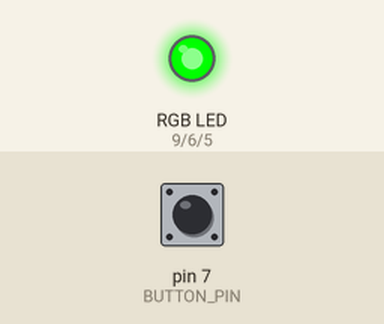
The sketch below on a simulated Arduino Uno, built with avr-gcc and run on an emulated ATmega328P. On the bench: an RGB LED mixed from three pins (HIGH = lit). The test bench sets the inputs (shaded band); at power-on: pin 7 (BUTTON_PIN) LOW.

Above: at 1.2 s.
1.3 s: pin 7 (BUTTON_PIN) pulled HIGH for 0.15 s
At 1.9 s:
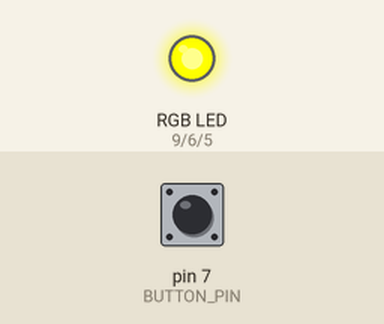
At 4.2 s:
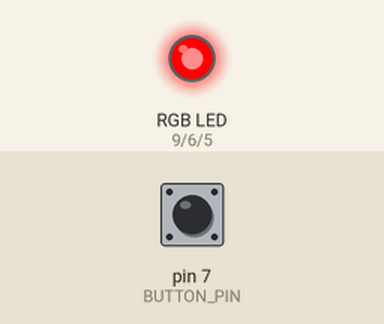
4.4 s: pin 7 (BUTTON_PIN) pulled HIGH for 3.2 s
Timing chart, 0 to 15.1 s (numbered marks = the images above; inputs shaded):
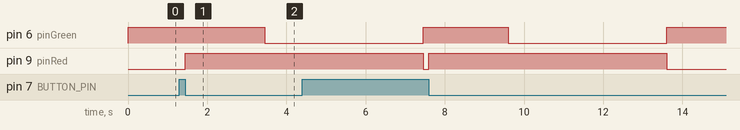

Measured:
- after the input at 1.3 s, pin 6 (pinGreen): HIGH → LOW after 2.2 s; pin 9 (pinRed): LOW → HIGH after 0.15 s

The sketch:

Fita_LED_RGB_Semaforo_2.ino
```cpp
/*Código todo elaborado segundo a formação em aula transmitida pelo formador Miguel
e este tutorial: https://roboticsbackend.com/arduino-turn-led-on-and-off-with-button/
para entender como seria o código para o botão*/

//definir os periféricos
const int pinRed = 9;
const int pinGreen = 6;
const int pinBlue = 5;
const int BUTTON_PIN = 7;

//configuração de estados para o switch case
enum ESTADO {
    GREEN,
    YELLOW,
    RED
};

ESTADO estado = GREEN; //iniciar na luz verde


void setup() {
  //definir o tipo de periféricos
  pinMode(pinRed, OUTPUT);
  pinMode(pinGreen, OUTPUT);
  pinMode(pinBlue, OUTPUT);
  pinMode(BUTTON_PIN, INPUT);
  Serial.begin(9600);//velocidade de resposta padrão para o Arduino Uno
}

void loop() {
  //inicia o loop na cor verde
  switch (estado) {
    case GREEN:
      analogWrite(pinRed, 0);
      analogWrite(pinBlue, 0);
      analogWrite(pinGreen, 255);
      while (digitalRead(BUTTON_PIN) == HIGH) //enquanto o botão não for pressionado, fica em loop no while
      {
        estado = YELLOW; //quando o botão é pressionado
      }
      break;

    case YELLOW:
      //liga a luz amarela
      analogWrite(pinRed, 255);
      analogWrite(pinBlue, 0);
      analogWrite(pinGreen, 255);
      delay(2000);
      estado = RED; //espera 2 segundos e muda de estado
      break;

    case RED:
      //liga a luz vermelha
      analogWrite(pinRed, 255);
      analogWrite(pinBlue, 0);
      analogWrite(pinGreen, 0);
      delay(4000); //espera 4 segundos e regressa ao ponto inicial
      estado = GREEN;
      break;
  }
}
```
